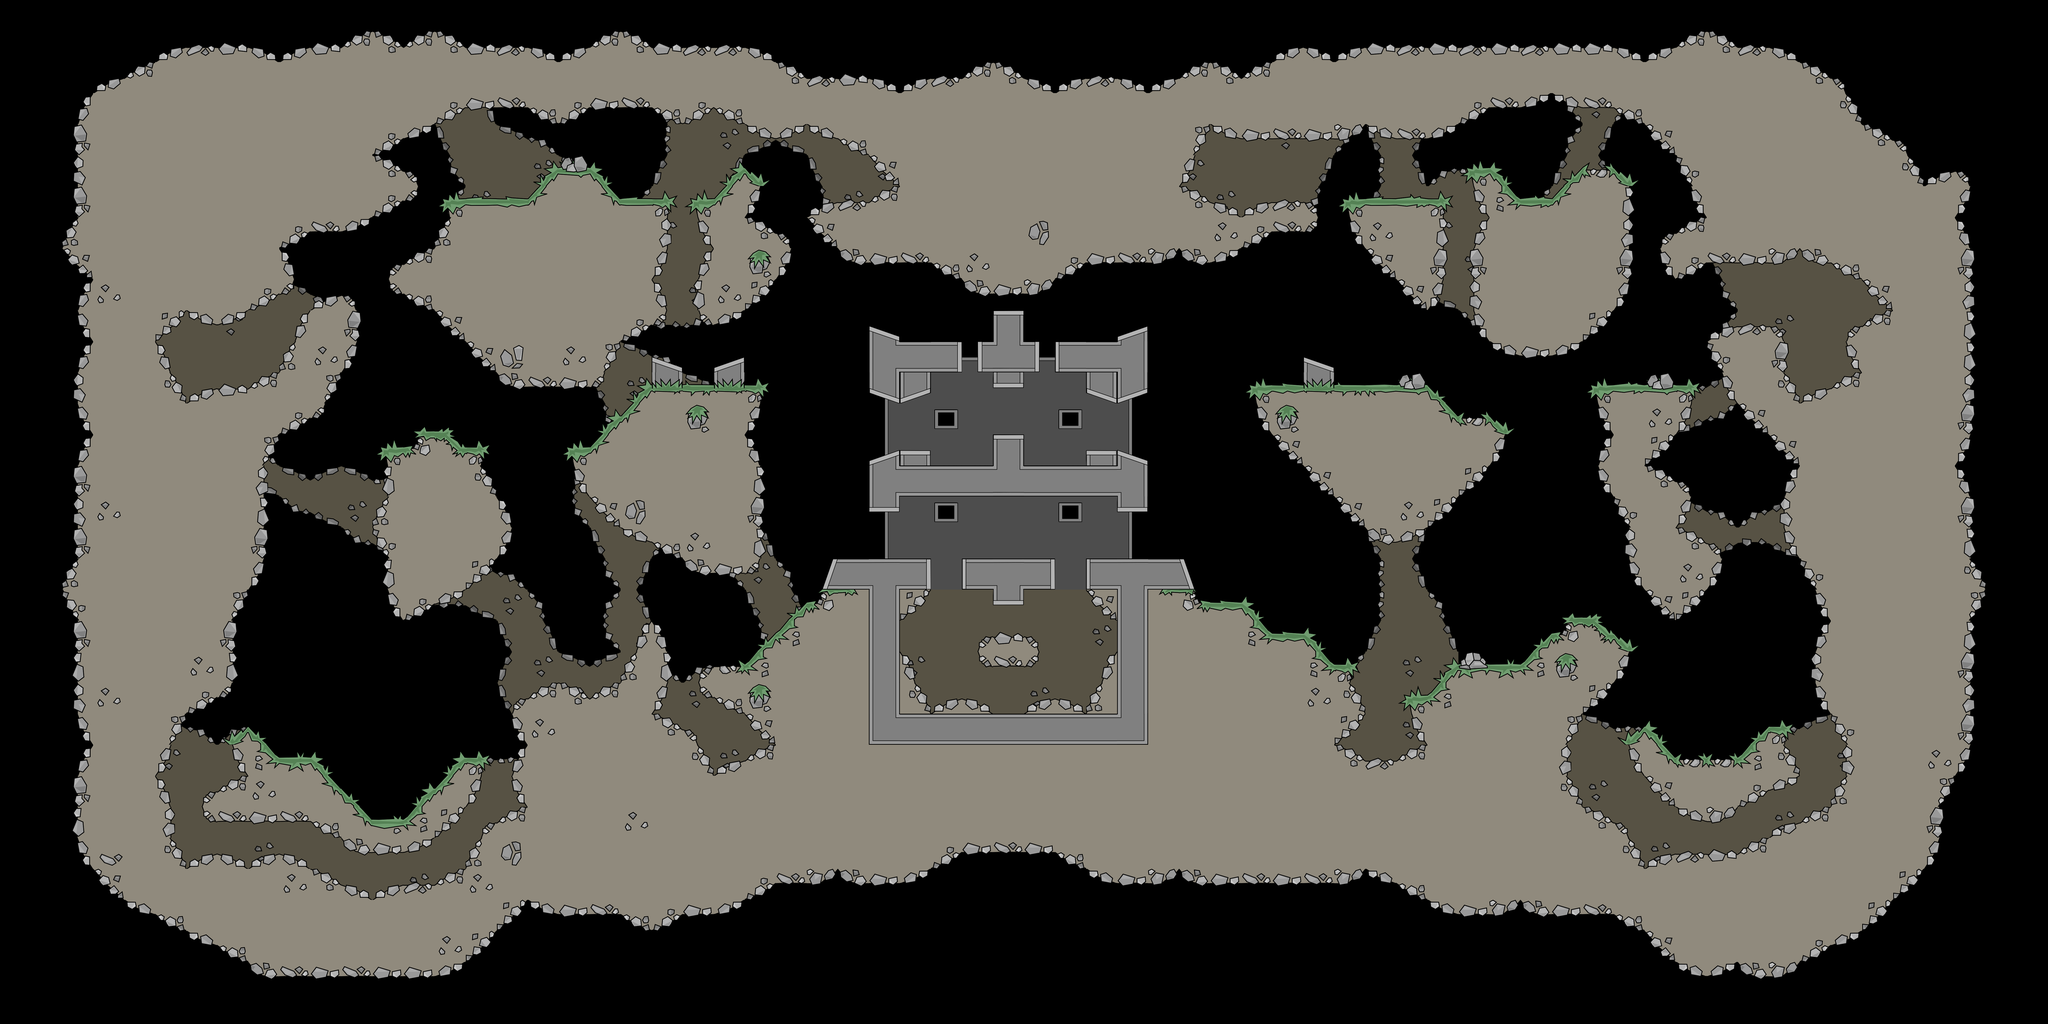

Tiled map render using the project's own tile images. Description and the map definition, with tile-layer contents summarised, below:
An orthogonal 66x33 tile map with 128x128 px tiles, 2 tile layers (tilebg, tile) and 41 objects (3x ctf_sp_2, 3x ctf_sp_1, sp_p_00, sp_p_01, sp_p_02, ...).

<map version="1.0" tiledversion="1.1.5" orientation="orthogonal" renderorder="right-down" width="66" height="33" tilewidth="128" tileheight="128" infinite="0" nextobjectid="42">
 <tileset firstgid="1" source="t64_new.tsx" />
 <layer name="tilebg" width="66" height="33">
  <data>[2178 cells, 409 non-empty, 27 distinct tile ids]</data>
 </layer>
 <layer name="tile" width="66" height="33">
  <data>[2178 cells, 1334 non-empty, 92 distinct tile ids]</data>
 </layer>
 <objectgroup name="objects">
  <object id="1" name="sp_p_00" x="3744" y="1572" />
  <object id="2" name="sp_p_01" x="3742" y="710" />
  <object id="3" name="sp_p_02" x="3422" y="360" />
  <object id="4" name="sp_p_04" x="2844" y="1430" />
  <object id="5" name="sp_p_05" x="388" y="1618" />
  <object id="6" name="sp_p_06" x="1410" y="1408" />
  <object id="7" name="sp_p_07" x="400" y="722" />
  <object id="8" name="sp_p_08" x="1051" y="307" />
  <object id="9" name="sp_p_09" x="1760" y="355" />
  <object id="10" name="sp_p_03" x="2532" y="354" />
  <object id="11" name="wp_p_00" x="1500" y="1540">
   <properties>
    <property name="weapon" value="shotgun,smaw,m93ba" />
   </properties>
  </object>
  <object id="12" name="wp_p_01" x="2846" y="1514">
   <properties>
    <property name="weapon" value="shotgun,m93ba,smaw" />
   </properties>
  </object>
  <object id="13" name="wp_p_03" x="2082" y="1434">
   <properties>
    <property name="weapon" value="m93ba,smaw,phasr,emp" />
   </properties>
  </object>
  <object id="14" name="wp_p_02" x="2078" y="868">
   <properties>
    <property name="weapon" value="fragnade,flame,gasnade,proxynade" />
   </properties>
  </object>
  <object id="15" name="wp_p_04" x="2624" y="370">
   <properties>
    <property name="weapon" value="m16,ak47,shotgun,mp5" />
   </properties>
  </object>
  <object id="16" name="wp_p_05" x="1760" y="378">
   <properties>
    <property name="weapon" value="m16,ak47,shotgun,mp5" />
   </properties>
  </object>
  <object id="17" name="wp_p_07" x="508" y="730">
   <properties>
    <property name="weapon" value="m93ba,smaw,m16,phasr,emp" />
   </properties>
  </object>
  <object id="18" name="wp_p_06" x="768" y="1796">
   <properties>
    <property name="weapon" value="smaw,m93ba,shotgun,riot" />
   </properties>
  </object>
  <object id="19" name="wp_p_08" x="900" y="850">
   <properties>
    <property name="weapon" value="gasnade,fragnade,healthpack,boosttank,machete" />
   </properties>
  </object>
  <object id="20" name="wp_p_09" x="3376" y="748">
   <properties>
    <property name="weapon" value="gasnade,fragnade,healthpack,boosttank,machete" />
   </properties>
  </object>
  <object id="21" name="wp_p_10" x="3428" y="1716">
   <properties>
    <property name="weapon" value="smaw,m93ba,shotgun,riot" />
   </properties>
  </object>
  <object id="22" name="wp_p_11" x="3614" y="628">
   <properties>
    <property name="weapon" value="m93ba,smaw,m16,phasr,emp" />
   </properties>
  </object>
  <object id="23" name="wp_p_12" x="1218" y="1382">
   <properties>
    <property name="weapon" value="mp5,uzi,machete,magnum,m14" />
   </properties>
  </object>
  <object id="24" name="wp_p_13" x="3102" y="1326">
   <properties>
    <property name="weapon" value="mp5,ak47,magnum,m14" />
   </properties>
  </object>
  <object id="25" name="wp_p_14" x="1314" y="374">
   <properties>
    <property name="weapon" value="machete,proxynade,mp5,riot" />
   </properties>
  </object>
  <object id="26" name="wp_p_15" x="3168" y="366">
   <properties>
    <property name="weapon" value="machete,healthpack,boosttank,riot,proxynade" />
   </properties>
  </object>
  <object id="27" name="wp_p_20" x="597" y="1506">
   <properties>
    <property name="weapon" value="healthpack,boosttank,gasnade,proxynade" />
   </properties>
  </object>
  <object id="28" name="wp_p_21" x="3572" y="1515">
   <properties>
    <property name="weapon" value="healthpack,boosttank,gasnade,proxynade" />
   </properties>
  </object>
  <object id="29" name="wp_p_30" x="2080" y="1124">
   <properties>
    <property name="weapon" value="boosttank,healthpack,riot" />
   </properties>
  </object>
  <object id="30" name="fp_b_2" x="3494" y="1563">
   <properties>
    <property name="sprite" value="flagStationOrange" />
   </properties>
  </object>
  <object id="31" name="fp_2" x="3495" y="1519" />
  <object id="32" name="ctf_sp_2" x="3169" y="288" />
  <object id="33" name="ctf_sp_1" x="1026" y="306" />
  <object id="34" name="fp_b_1" x="801" y="1686">
   <properties>
    <property name="sprite" value="flagStationBlue" />
   </properties>
  </object>
  <object id="35" name="fp_1" x="801" y="1645" />
  <object id="36" name="ctf_sp_2" x="3741" y="628" />
  <object id="37" name="ctf_sp_1" x="1366" y="316" />
  <object id="38" name="ctf_sp_1" x="408" y="730" />
  <object id="39" name="ctf_sp_2" x="2873" y="348" />
  <object id="40" name="ctf_wp_1" x="1888" y="658">
   <properties>
    <property name="weapon" value="flame" />
   </properties>
  </object>
  <object id="41" name="ctf_wp_2" x="2272" y="660">
   <properties>
    <property name="weapon" value="flame" />
   </properties>
  </object>
 </objectgroup>
</map>
